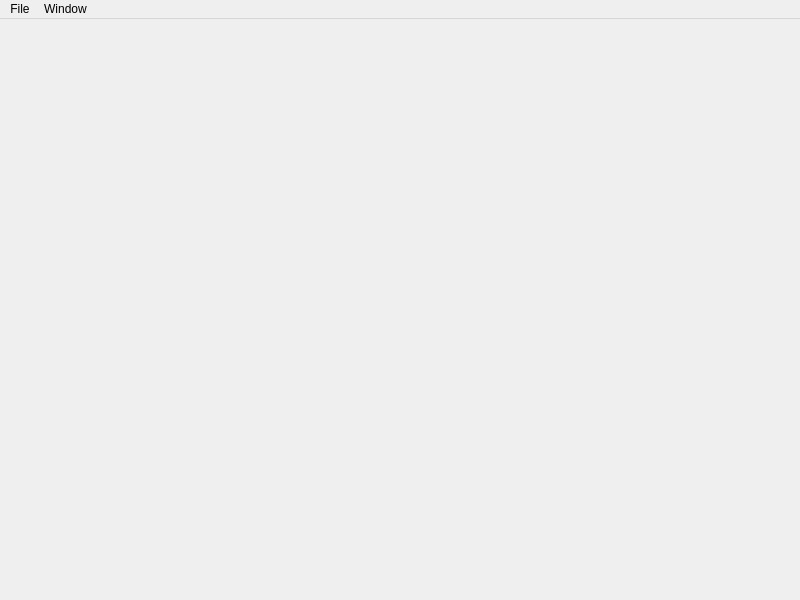
<?xml version="1.0" encoding="UTF-8"?>
<ui version="4.0">
 <class>MainWindow</class>
 <widget class="QMainWindow" name="MainWindow">
  <property name="geometry">
   <rect>
    <x>0</x>
    <y>0</y>
    <width>800</width>
    <height>600</height>
   </rect>
  </property>
  <property name="windowTitle">
   <string>MainWindow</string>
  </property>
  <widget class="QWidget" name="centralwidget"/>
  <widget class="QMenuBar" name="menubar">
   <property name="geometry">
    <rect>
     <x>0</x>
     <y>0</y>
     <width>800</width>
     <height>24</height>
    </rect>
   </property>
   <widget class="QMenu" name="menuWindow">
    <property name="title">
     <string>Window</string>
    </property>
    <addaction name="actionReset_Layout"/>
    <addaction name="actionSave_Layout"/>
    <addaction name="separator"/>
   </widget>
   <widget class="QMenu" name="menuFile">
    <property name="title">
     <string>File</string>
    </property>
    <addaction name="actionNew"/>
    <addaction name="actionOpen"/>
   </widget>
   <addaction name="menuFile"/>
   <addaction name="menuWindow"/>
  </widget>
  <action name="actionReset_Layout">
   <property name="text">
    <string>Reset Layout</string>
   </property>
  </action>
  <action name="actionSave_Layout">
   <property name="text">
    <string>Save Layout</string>
   </property>
  </action>
  <action name="actionNew">
   <property name="text">
    <string>New...</string>
   </property>
  </action>
  <action name="actionOpen">
   <property name="text">
    <string>Open...</string>
   </property>
  </action>
 </widget>
 <resources/>
 <connections/>
</ui>
